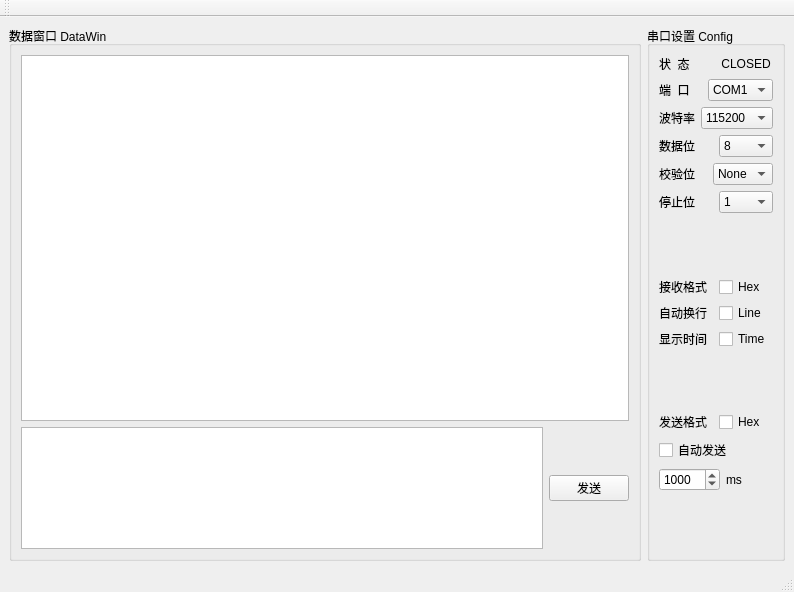
<?xml version="1.0" encoding="UTF-8"?>
<ui version="4.0">
 <class>Serial</class>
 <widget class="QMainWindow" name="Serial">
  <property name="geometry">
   <rect>
    <x>0</x>
    <y>0</y>
    <width>794</width>
    <height>592</height>
   </rect>
  </property>
  <property name="windowTitle">
   <string>Serial</string>
  </property>
  <widget class="QWidget" name="centralwidget">
   <layout class="QHBoxLayout" name="horizontalLayout_16">
    <item>
     <widget class="QGroupBox" name="groupBox">
      <property name="title">
       <string>数据窗口 DataWin</string>
      </property>
      <layout class="QVBoxLayout" name="verticalLayout_2" stretch="3,1">
       <item>
        <widget class="QTextBrowser" name="tb_rev">
         <property name="mouseTracking">
          <bool>true</bool>
         </property>
         <property name="acceptDrops">
          <bool>true</bool>
         </property>
         <property name="lineWrapColumnOrWidth">
          <number>0</number>
         </property>
         <property name="acceptRichText">
          <bool>true</bool>
         </property>
        </widget>
       </item>
       <item>
        <layout class="QHBoxLayout" name="horizontalLayout_14">
         <item>
          <widget class="QPlainTextEdit" name="pte_send"/>
         </item>
         <item>
          <layout class="QVBoxLayout" name="verticalLayout">
           <item>
            <widget class="QPushButton" name="btn_send">
             <property name="text">
              <string>发送</string>
             </property>
            </widget>
           </item>
          </layout>
         </item>
        </layout>
       </item>
      </layout>
     </widget>
    </item>
    <item>
     <widget class="QGroupBox" name="groupBox_2">
      <property name="title">
       <string>串口设置 Config</string>
      </property>
      <layout class="QVBoxLayout" name="verticalLayout_3">
       <item>
        <layout class="QHBoxLayout" name="horizontalLayout_2">
         <item>
          <widget class="QLabel" name="label_7">
           <property name="text">
            <string>状  态</string>
           </property>
          </widget>
         </item>
         <item>
          <widget class="QLabel" name="lab_status">
           <property name="text">
            <string>CLOSED</string>
           </property>
           <property name="alignment">
            <set>Qt::AlignCenter</set>
           </property>
          </widget>
         </item>
        </layout>
       </item>
       <item>
        <layout class="QHBoxLayout" name="horizontalLayout_3">
         <item>
          <widget class="QLabel" name="label">
           <property name="text">
            <string>端  口</string>
           </property>
          </widget>
         </item>
         <item>
          <widget class="QComboBox" name="cmd_port_name">
           <property name="currentText">
            <string>COM1</string>
           </property>
           <item>
            <property name="text">
             <string>COM1</string>
            </property>
           </item>
           <item>
            <property name="text">
             <string>COM2</string>
            </property>
           </item>
           <item>
            <property name="text">
             <string>COM3</string>
            </property>
           </item>
           <item>
            <property name="text">
             <string>COM4</string>
            </property>
           </item>
          </widget>
         </item>
        </layout>
       </item>
       <item>
        <layout class="QHBoxLayout" name="horizontalLayout_4">
         <item>
          <widget class="QLabel" name="label_2">
           <property name="text">
            <string>波特率</string>
           </property>
          </widget>
         </item>
         <item>
          <widget class="QComboBox" name="cmd_baud_rate">
           <item>
            <property name="text">
             <string>115200</string>
            </property>
           </item>
           <item>
            <property name="text">
             <string>57600</string>
            </property>
           </item>
           <item>
            <property name="text">
             <string>38400</string>
            </property>
           </item>
           <item>
            <property name="text">
             <string>19200</string>
            </property>
           </item>
           <item>
            <property name="text">
             <string>9600</string>
            </property>
           </item>
           <item>
            <property name="text">
             <string>4800</string>
            </property>
           </item>
           <item>
            <property name="text">
             <string>2400</string>
            </property>
           </item>
           <item>
            <property name="text">
             <string>1200</string>
            </property>
           </item>
          </widget>
         </item>
        </layout>
       </item>
       <item>
        <layout class="QHBoxLayout" name="horizontalLayout_5">
         <item>
          <widget class="QLabel" name="label_3">
           <property name="text">
            <string>数据位</string>
           </property>
          </widget>
         </item>
         <item>
          <widget class="QComboBox" name="cmd_data_bits">
           <item>
            <property name="text">
             <string>8</string>
            </property>
           </item>
           <item>
            <property name="text">
             <string>7</string>
            </property>
           </item>
           <item>
            <property name="text">
             <string>6</string>
            </property>
           </item>
           <item>
            <property name="text">
             <string>5</string>
            </property>
           </item>
          </widget>
         </item>
        </layout>
       </item>
       <item>
        <layout class="QHBoxLayout" name="horizontalLayout_6">
         <item>
          <widget class="QLabel" name="label_4">
           <property name="text">
            <string>校验位</string>
           </property>
          </widget>
         </item>
         <item>
          <widget class="QComboBox" name="cmd_parity">
           <item>
            <property name="text">
             <string>None</string>
            </property>
           </item>
           <item>
            <property name="text">
             <string>Even</string>
            </property>
           </item>
           <item>
            <property name="text">
             <string>Odd</string>
            </property>
           </item>
          </widget>
         </item>
        </layout>
       </item>
       <item>
        <layout class="QHBoxLayout" name="horizontalLayout_7">
         <item>
          <widget class="QLabel" name="label_5">
           <property name="text">
            <string>停止位</string>
           </property>
          </widget>
         </item>
         <item>
          <widget class="QComboBox" name="cmd_stop_bits">
           <item>
            <property name="text">
             <string>1</string>
            </property>
           </item>
           <item>
            <property name="text">
             <string>1.5</string>
            </property>
           </item>
           <item>
            <property name="text">
             <string>2</string>
            </property>
           </item>
          </widget>
         </item>
        </layout>
       </item>
       <item>
        <spacer name="verticalSpacer_3">
         <property name="orientation">
          <enum>Qt::Vertical</enum>
         </property>
         <property name="sizeHint" stdset="0">
          <size>
           <width>20</width>
           <height>40</height>
          </size>
         </property>
        </spacer>
       </item>
       <item>
        <layout class="QHBoxLayout" name="horizontalLayout_8">
         <item>
          <widget class="QLabel" name="label_6">
           <property name="text">
            <string>接收格式</string>
           </property>
          </widget>
         </item>
         <item>
          <widget class="QCheckBox" name="chk_rev_hex">
           <property name="text">
            <string>Hex </string>
           </property>
          </widget>
         </item>
        </layout>
       </item>
       <item>
        <layout class="QHBoxLayout" name="horizontalLayout_9">
         <item>
          <widget class="QLabel" name="label_12">
           <property name="text">
            <string>自动换行</string>
           </property>
          </widget>
         </item>
         <item>
          <widget class="QCheckBox" name="chk_rev_line">
           <property name="text">
            <string>Line</string>
           </property>
          </widget>
         </item>
        </layout>
       </item>
       <item>
        <layout class="QHBoxLayout" name="horizontalLayout_15">
         <item>
          <widget class="QLabel" name="label_13">
           <property name="text">
            <string>显示时间</string>
           </property>
          </widget>
         </item>
         <item>
          <widget class="QCheckBox" name="chk_rev_time">
           <property name="text">
            <string>Time</string>
           </property>
          </widget>
         </item>
        </layout>
       </item>
       <item>
        <spacer name="verticalSpacer_2">
         <property name="orientation">
          <enum>Qt::Vertical</enum>
         </property>
         <property name="sizeHint" stdset="0">
          <size>
           <width>20</width>
           <height>40</height>
          </size>
         </property>
        </spacer>
       </item>
       <item>
        <layout class="QHBoxLayout" name="horizontalLayout_10">
         <item>
          <widget class="QLabel" name="label_8">
           <property name="text">
            <string>发送格式</string>
           </property>
          </widget>
         </item>
         <item>
          <widget class="QCheckBox" name="chk_send_hex">
           <property name="text">
            <string>Hex</string>
           </property>
          </widget>
         </item>
        </layout>
       </item>
       <item>
        <widget class="QCheckBox" name="checkBox">
         <property name="text">
          <string>自动发送</string>
         </property>
        </widget>
       </item>
       <item>
        <layout class="QHBoxLayout" name="horizontalLayout_11">
         <item>
          <widget class="QSpinBox" name="spinBox">
           <property name="minimum">
            <number>99</number>
           </property>
           <property name="maximum">
            <number>99999</number>
           </property>
           <property name="value">
            <number>1000</number>
           </property>
          </widget>
         </item>
         <item>
          <widget class="QLabel" name="label_14">
           <property name="text">
            <string>ms</string>
           </property>
          </widget>
         </item>
        </layout>
       </item>
       <item>
        <spacer name="verticalSpacer">
         <property name="orientation">
          <enum>Qt::Vertical</enum>
         </property>
         <property name="sizeHint" stdset="0">
          <size>
           <width>20</width>
           <height>40</height>
          </size>
         </property>
        </spacer>
       </item>
      </layout>
     </widget>
    </item>
   </layout>
  </widget>
  <widget class="QStatusBar" name="statusBar"/>
  <widget class="QToolBar" name="toolBar">
   <property name="windowTitle">
    <string>toolBar</string>
   </property>
   <attribute name="toolBarArea">
    <enum>TopToolBarArea</enum>
   </attribute>
   <attribute name="toolBarBreak">
    <bool>false</bool>
   </attribute>
  </widget>
 </widget>
 <resources/>
 <connections/>
</ui>
